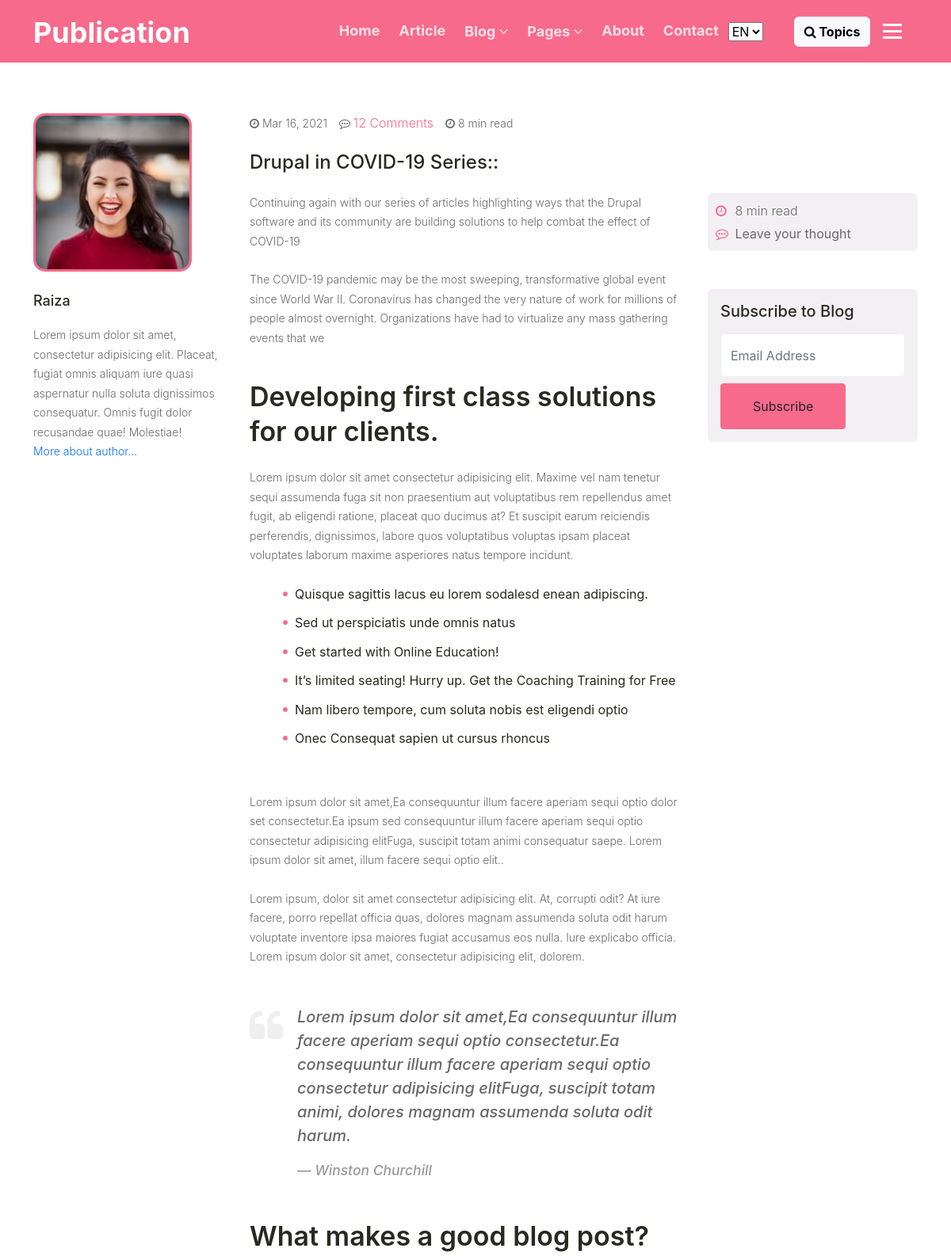
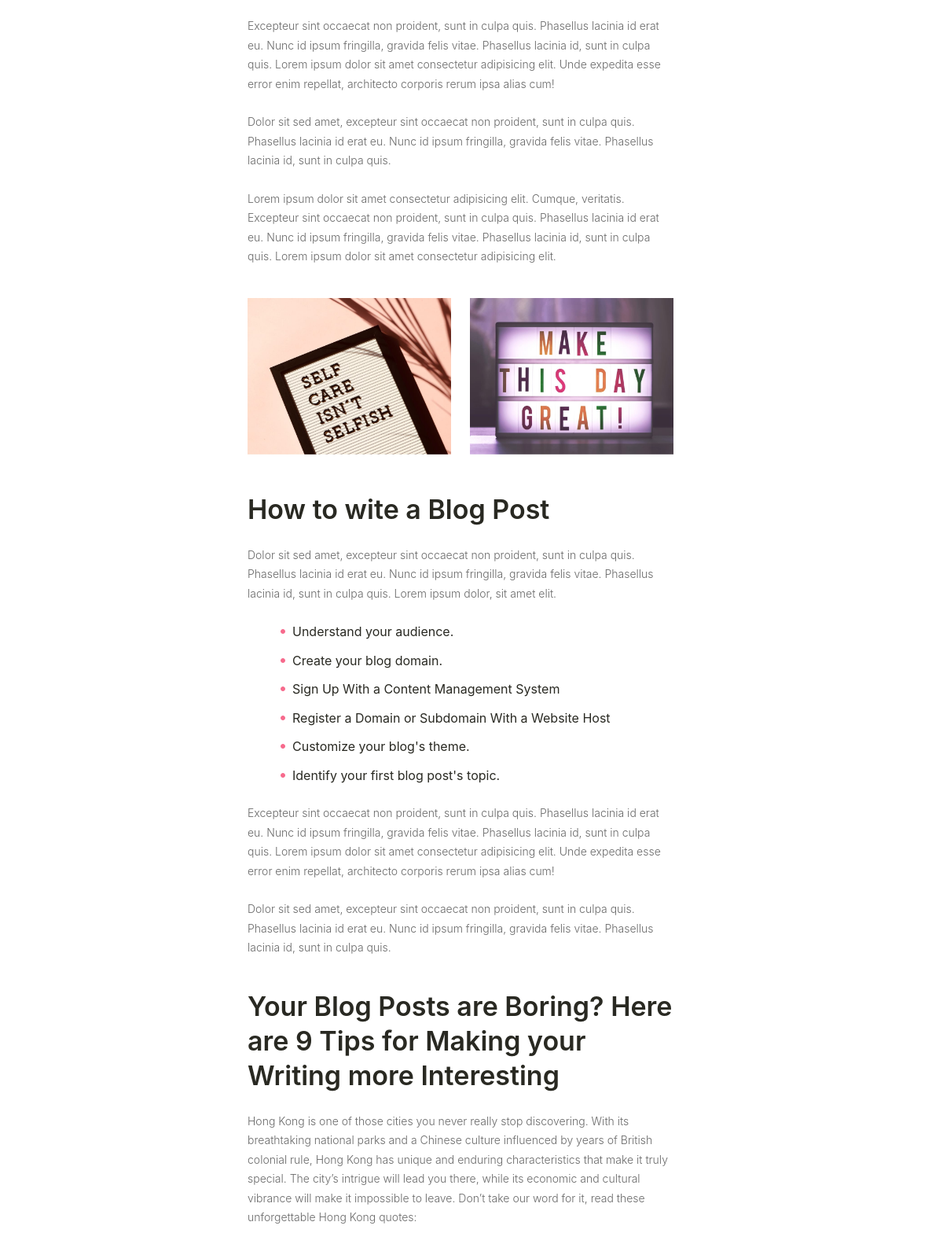
/blog-single/1 (upper part), run on the app's committed database (2 pictures, top to bottom).
### tables this page shows
CREATE TABLE `article` (
  `lang_id` int(30) NOT NULL,
  `article_id` int(30) NOT NULL,
  `langCode` varchar(20) NOT NULL,
  `langTitle` varchar(255) NOT NULL,
  `langDesc` varchar(255) NOT NULL,
  `langContent` varchar(255) NOT NULL,
  `author` varchar(100) NOT NULL,
  `profileImage` varchar(255) NOT NULL
);

### blog-single.php (the view, shortened to what this page needs)
<?php
require_once('./includes/config.php');
$stmt = $db->prepare('SELECT * FROM article WHERE lang_id = :lang_id');
$stmt->execute(array(':lang_id' => $_GET['id']));
$row = $stmt->fetch();
?>
<!DOCTYPE html>
<html lang="en">
<head>
    <link rel="stylesheet" href="https://cdnjs.cloudflare.com/ajax/libs/font-awesome/4.7.0/css/font-awesome.min.css">
    <link rel="stylesheet" href="https://maxcdn.bootstrapcdn.com/bootstrap/4.5.2/css/bootstrap.min.css">
    <link rel="stylesheet" href="/assets/sass/utilities/main.css">
    <link rel="stylesheet" href="/assets/sass/utilities/blog.css">
</head>
<?php
include("./layouts/header.php");
?>
<body>
    <section class="w3l-blog-single py-5">
        <div class="container py-lg-3">
            <div class="row">
                <div class="col-lg-3 pr-lg-4 order-lg-1 order-2">
                    <div class="img-circle">
                        <a href="author.php">
                            <img src="<?php echo $row['profileImage']; ?>" class="img-fliud" alt="author-img">
                        </a>
                    </div>
                    <h4 class="about-title"><?php echo $row['author']; ?></h4>
                    <p class="mr-lg-3">Lorem ipsum dolor sit amet, consectetur adipisicing elit. Placeat, fugiat omnis aliquam iure quasi aspernatur nulla
                        soluta dignissimos
                        consequatur. Omnis fugit dolor recusandae quae! Molestiae! <br>
                        <a href="author.html">More about author...</a>
                    </p>
                </div>
                <div class="col-lg-9 pl-lg-0 order-lg-2 order-1">
                    <div class="message">
                        <ul class="author-date mb-4 p-0 d-flex align-items-center">
                            <li><span class="fa fa-clock-o" aria-hidden="true"></span> Mar 16, 2021</li>
                            <li><span class="fa fa-commenting-o" aria-hidden="true"></span> <a href="#reply">12 Comments</a></li>
                            <li><span class="fa fa-clock-o" aria-hidden="true"></span> 8 min read</li>
                        </ul>
                        <h4 class="blog_post_title"><?php echo $row['langTitle']; ?>:</h4>
                        <div class="row mt-4">
                            <div class="col-lg-8 pr-lg-4 order-lg-1 order-2">
                                <div class="single-post-content">
                                    <p class="mb-4"><?php echo $row['langDesc']; ?></p>
                                    <p class="mb-4"><?php echo $row['langContent']; ?></p>
                                    <div class="single-post-content mt-4 mb-4 py-lg-3">
                                        <h3 class="blog-desc-big m-0 mb-4">Developing first class solutions for our clients.</h3>
                                        <p class="mb-4">Lorem ipsum dolor sit amet consectetur adipisicing elit. Maxime vel nam tenetur sequi
                                            assumenda fuga
                                            sit non praesentium aut voluptatibus rem repellendus amet fugit, ab eligendi ratione, placeat quo
                                            ducimus at? Et suscipit earum reiciendis perferendis, dignissimos, labore quos voluptatibus voluptas
                                            ipsam placeat voluptates laborum maxime asperiores natus tempore incidunt. </p>
                                        <div class="text-list">
                                            <ol>
                                                <li>Quisque sagittis lacus eu lorem sodalesd enean adipiscing.</li>
                                                <li>Sed ut perspiciatis unde omnis natus</li>
                                                <li>Get started with Online Education!</li>
                                                <li>It’s limited seating! Hurry up. Get the Coaching Training for Free</li>
                                                <li>Nam libero tempore, cum soluta nobis est eligendi optio </li>
                                                <li>Onec Consequat sapien ut cursus rhoncus</li>
                                            </ol>
                                        </div>
                                    </div>
                                    <p class="mb-4">Lorem ipsum dolor sit amet,Ea consequuntur
                                        illum facere aperiam sequi optio
                                        dolor set consectetur.Ea ipsum sed consequuntur illum facere aperiam sequi optio consectetur
                                        adipisicing elitFuga, suscipit totam animi consequatur saepe. Lorem ipsum dolor sit amet,
                                        illum facere sequi optio elit..</p>
                                    <p class="mb-4">Lorem ipsum, dolor sit amet consectetur adipisicing elit. At, corrupti odit? At
                                        iure facere, porro repellat officia quas, dolores magnam assumenda soluta odit harum voluptate
                                        inventore ipsa maiores fugiat accusamus eos nulla. Iure explicabo officia. Lorem ipsum dolor sit
                                        amet, consectetur adipisicing elit, dolorem.</p>
                                    <blockquote class="blockquote my-5">
                                        <div class="icon-quote"><span class="fa fa-quote-left" aria-hidden="true"></span></div>
                                        Lorem ipsum dolor sit amet,Ea consequuntur illum facere aperiam sequi optio consectetur.Ea
                                        consequuntur illum facere aperiam sequi optio consectetur adipisicing elitFuga, suscipit
                                        totam animi, dolores magnam assumenda soluta odit harum.
                                        <footer class="blockquote-footer mt-3">
                                            Winston Churchill</footer>
                                    </blockquote>
                                    <h3 class="blog-desc-big m-0 mb-4">What makes a good blog post?</h3>
                                    <p class="mb-4">Excepteur sint occaecat non proident, sunt in culpa quis. Phasellus lacinia id
                                        erat eu. Nunc id ipsum fringilla, gravida felis vitae. Phasellus lacinia id, sunt in
                                        culpa quis. Lorem ipsum dolor sit amet consectetur adipisicing elit. Unde expedita esse error enim
                                        repellat, architecto corporis rerum ipsa alias cum! </p>
                                    <p class="mb-4">Dolor sit sed amet, excepteur sint occaecat non proident, sunt in culpa quis. Phasellus
                                        lacinia id erat eu. Nunc id ipsum fringilla, gravida felis vitae. Phasellus lacinia id, sunt in
                                        culpa quis. </p>
                                    <p class="mb-4">Lorem ipsum dolor sit amet consectetur adipisicing elit. Cumque, veritatis. Excepteur
                                        sint occaecat non proident, sunt in culpa quis. Phasellus lacinia id
                                        erat eu. Nunc id ipsum fringilla, gravida felis vitae. Phasellus lacinia id, sunt in
                                        culpa quis. Lorem ipsum dolor sit amet consectetur adipisicing elit. </p>
                                    <div class="sing-post-thumb mb-5 row pt-3">
                                        <div class="col-sm-6">
                                            <a href="#url"><img src="/assets/uploads/img2.jpg" class="img-fluid" alt=""></a>
                                        </div>
                                        <div class="col-sm-6 mt-sm-0 mt-3">
                                            <a href="#url"><img src="/assets/uploads/img3.jpg" class="img-fluid" alt=""></a>
                                        </div>
                                    </div>
                                    <h3 class="blog-desc-big m-0 mb-lg-4 mb-3">How to wite a Blog Post</h3>
                                    <p class="mb-4">Dolor sit sed amet, excepteur sint occaecat non proident, sunt in culpa quis. Phasellus
                                        lacinia id erat eu. Nunc id ipsum fringilla, gravida felis vitae. Phasellus lacinia id, sunt in
                                        culpa quis. Lorem ipsum dolor, sit amet elit. </p>
                                    <div class="text-list mb-4">
                                        <ol>
                                            <li>Understand your audience. </li>
                                            <li>Create your blog domain. </li>
                                            <li>Sign Up With a Content Management System </li>
                                            <li>Register a Domain or Subdomain With a Website Host </li>
                                            <li>Customize your blog's theme. </li>
                                            <li>Identify your first blog post's topic.</li>
                                        </ol>
                                    </div>
                                    <p class="mb-4">Excepteur sint occaecat non proident, sunt in culpa quis. Phasellus lacinia id
                                        erat eu. Nunc id ipsum fringilla, gravida felis vitae. Phasellus lacinia id, sunt in
                                        culpa quis. Lorem ipsum dolor sit amet consectetur adipisicing elit. Unde expedita esse error enim
                                        repellat, architecto corporis rerum ipsa alias cum! </p>
                                    <p class="mb-4">Dolor sit sed amet, excepteur sint occaecat non proident, sunt in culpa quis. Phasellus
                                        lacinia id
                                        erat eu. Nunc id ipsum fringilla, gravida felis vitae. Phasellus lacinia id, sunt in
                                        culpa quis. </p>
                                    <div class="single-post-content my-4 py-lg-3">
                                        <h3 class="blog-desc-big m-0 mb-4">Your Blog Posts are Boring? Here are 9 Tips for Making your Writing more Interesting</h3>
                                        <p class="mb-4">Hong Kong is one of those cities you never really stop discovering. With its breathtaking
                                            national parks and a Chinese culture influenced by years of British colonial rule, Hong Kong has unique
                                            and enduring characteristics that make it truly special. The city’s intrigue will lead you there, while
                                            its economic and cultural vibrance will make it impossible to leave. Don’t take our word for it, read
                                            these unforgettable Hong Kong quotes:</p>
                                    </div>
                                </div>
                            </div>
                            <div class="col-lg-4 mb-lg-0 mb-4 order-lg-2 order-1">
                                <div class="blog-single-content">
                                    <p><span class="fa fa-clock-o" aria-hidden="true"></span> 8 min read</p>
                                    <a href="#reply"><span class="fa fa-commenting-o" aria-hidden="true"></span> Leave your thought</a>
                                </div>
                                <div class="blog-subscribe p-3 mt-lg-5 mt-3">
                                    <h5>Subscribe to Blog</h5>
                                    <form action="#" method="GET" class="subscribe-form">
                                        <input type="email" class="form-control subscribe-field mt-3 mb-2" placeholder="Email Address" name="subscribe" required="required">
                                        <button type="submit" class="btn btn-primary btn-theme">Subscribe</button>
                                    </form>
                                </div>
                            </div>
                        </div>
                    </div>
                </div>
            </div>
        </div>
    </section>
    <?php
    include("./layouts/comment.php");
    include("./layouts/footer.php");
    ?>
</body>
</html>

### data on the page
article: profileImage (picture), author "Raiza", langTitle "Drupal in COVID-19 Series:", langDesc "Continuing again with our series of articles highlighting ways that the Drupal software and its community are building solutions to help combat the effect of COVID-19", langContent "The COVID-19 pandemic may be the most sweeping, transformative global event since World War II. Coronavirus has changed the very nature of work for millions of people almost overnight. Organizations have had to virtualize any mass gathering events that we"

### other printed values
$header[$language][0] "Home"
$header[$language][1] "Article"
$header[$language][2] "Blog"
$header[$language][3] "Pages"
$header[$language][4] "About"
$header[$language][5] "Contact"
$header[$language][10] "Topics"
